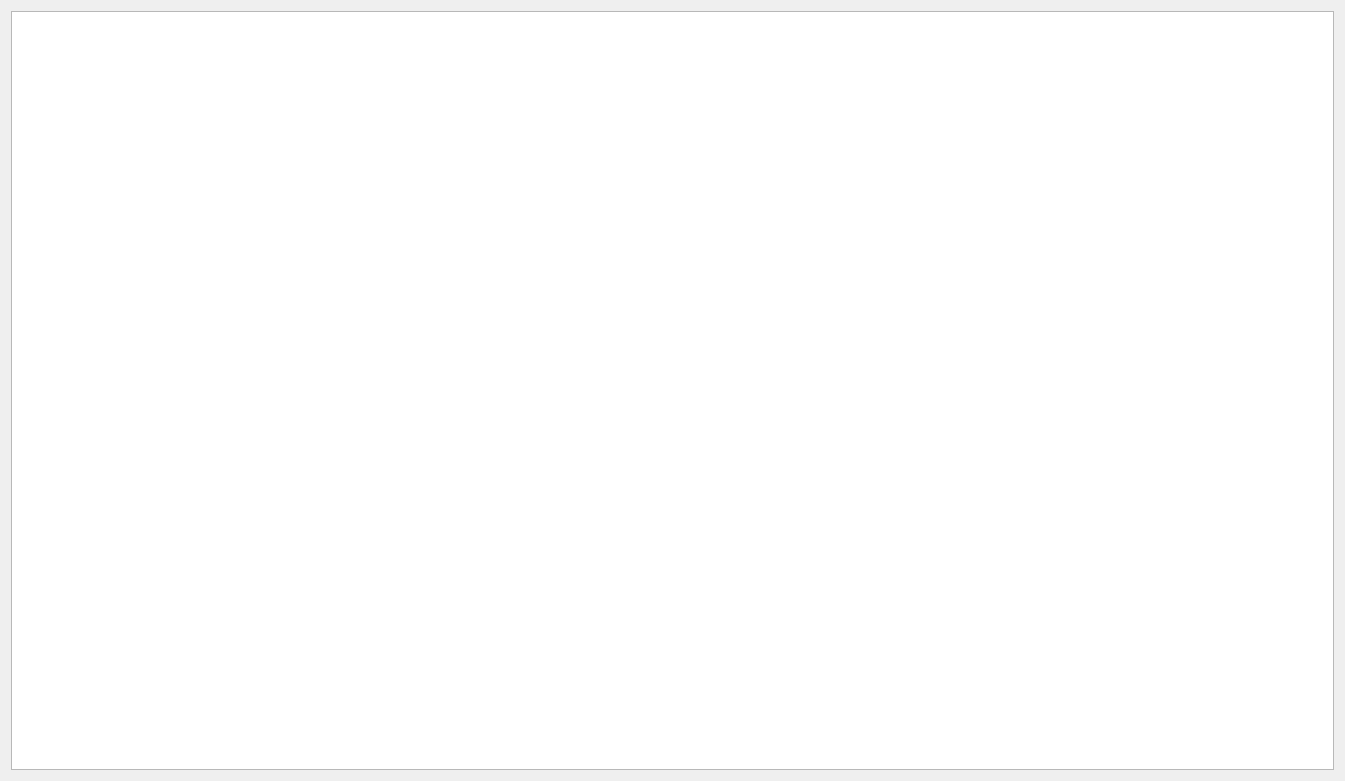
<?xml version="1.0" encoding="UTF-8"?>
<ui version="4.0">
 <class>Form</class>
 <widget class="QWidget" name="Form">
  <property name="geometry">
   <rect>
    <x>0</x>
    <y>0</y>
    <width>1345</width>
    <height>781</height>
   </rect>
  </property>
  <property name="font">
   <font>
    <family>楷体</family>
    <pointsize>14</pointsize>
    <weight>75</weight>
    <bold>true</bold>
   </font>
  </property>
  <property name="windowTitle">
   <string>Form</string>
  </property>
  <layout class="QHBoxLayout" name="horizontalLayout">
   <item>
    <widget class="QTableWidget" name="tableWidget">
     <property name="minimumSize">
      <size>
       <width>55</width>
       <height>55</height>
      </size>
     </property>
     <property name="font">
      <font>
       <family>楷体</family>
       <pointsize>14</pointsize>
       <weight>75</weight>
       <bold>true</bold>
      </font>
     </property>
     <property name="wordWrap">
      <bool>false</bool>
     </property>
     <property name="columnCount">
      <number>0</number>
     </property>
    </widget>
   </item>
  </layout>
 </widget>
 <resources/>
 <connections/>
</ui>
